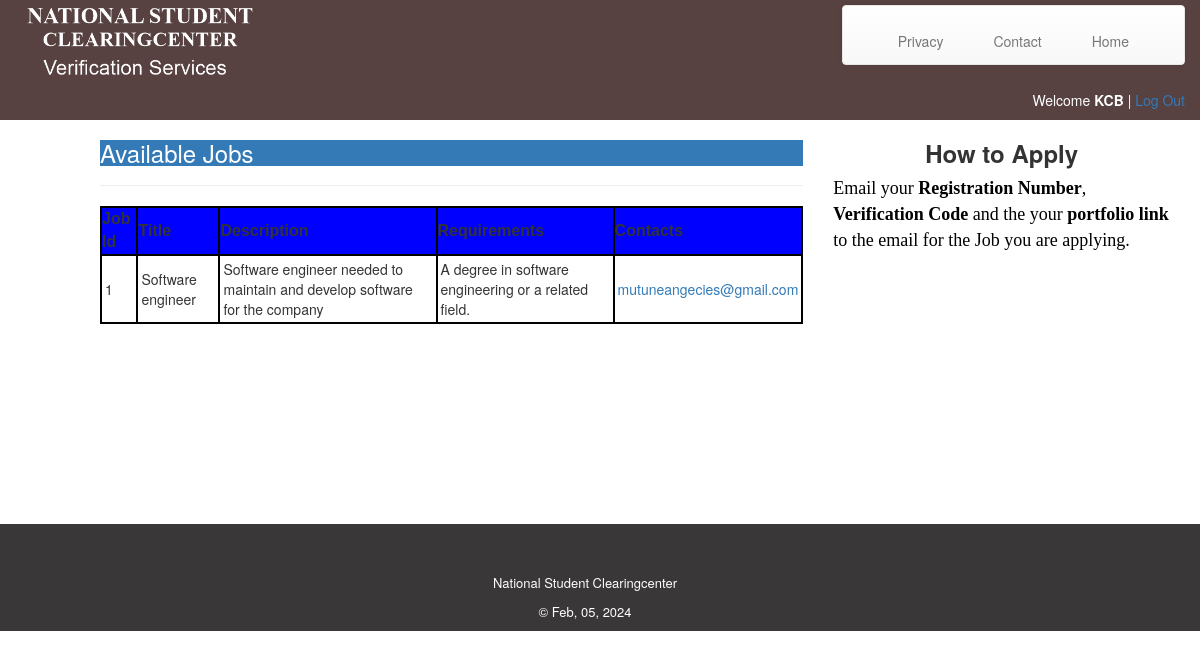
The app's page /vericert/jobs.php (signed in) with its own data.
### tables this page shows
CREATE TABLE IF NOT EXISTS `jobs` (
  `id` int(11) NOT NULL AUTO_INCREMENT,
  `title` varchar(255) NOT NULL,
  `description` varchar(255) NOT NULL,
  `requirements` varchar(255) NOT NULL,
  `contacts` varchar(200) NOT NULL,
  PRIMARY KEY (`id`)
);

### vericert/jobs.php (the view, shortened to what this page needs)
<?php
 $login_session= $_SESSION['username'];
?>
<!DOCTYPE html>
<html>
<head>
    <link rel="stylesheet" href="jobs/bootstrap/css/bootstrap.min.css">
    <link rel="stylesheet" href="jobs/css/styles.css">
    <link rel="stylesheet" href="jobs/css/untitled.css">
    <link rel="stylesheet" href="jobs/css/untitled-1.css">
</head>
<body>
    <header>
        <div class="container" id="topcontainer"><img src="jobs/img/headerlogo2.PNG" height="90">
            <nav class="navbar navbar-default">
                <div class="container-fluid">
                    <div class="navbar-header">
                        <a class="navbar-brand navbar-link" href="#"> </a>
                    </div>
                    <div class="collapse navbar-collapse" id="navcol-1">
                        <ul class="nav navbar-nav">
                            <li role="presentation"><a href="#">Privacy </a></li>
                            <li role="presentation"><a href="contact.php">Contact </a></li>
                            <li role="presentation"><a href="index.php">Home </a></li>
                        </ul>
                    </div>
                </div>
            </nav>
            <p class="text-right" id="head">Welcome <strong> <?php echo $login_session;?> </strong>| <a href="logout.php">Log Out</a></p>
        </div>
    </header>
    <section id="mid">
        <form>
            <div class="row">
                <div class="col-md-8 col-md-offset-0">
                    <div class="page-header">
                        <h3 class="text-primary bg-primary">Available Jobs</h3></div>
                        <?php
$db = new mysqli('localhost', 'root', '', 'vericert' );
$query = "SELECT * FROM jobs ";
$result = mysqli_query($db, $query);
if($result->num_rows > 0) {
   echo "<table><tr>
   <th>Job Id</th> <th><b>Title</th> <th>Description</th> <th>Requirements</th> <th>Contacts</th></tr>";
 while($row = $result->fetch_assoc()) {
	 echo  "<tr><td>" .$row["id"].  "</td>
	 <td>" .$row["title"]. "</a></td>
	 <td>" .$row["description"]. "</td>
	 <td>" .$row["requirements"]. "</td>
	 <td><a href='mailto:'>".$row["contacts"]. "</a></td>
	  </tr>" ;
    }
	echo "</table>";
    };
?>
                </div>
                <div class="col-md-4">
                    <h3 class="text-center"><strong>How to Apply</strong></h3>
                    <p class="how">Email your <strong>Registration Number</strong>, <strong>Verification Code</strong> and the your <strong>portfolio link</strong> to the email for the Job you are applying.</p>
                </div>
            </div>
        </form>
    </section>
    <footer>
        <div class="row">
            <div class="col-md-4 col-md-offset-4" id="footer">
                <p class="text-center">National Student Clearingcenter </p>
                <p class="text-center"> &copy; <?php echo DATE("M, d, Y");?></p>
            </div>
        </div>
    </footer>
</body>
</html>

### vericert/jobs/css/styles.css (style rules this page uses)
img { padding:3px; }
footer { height:auto; background-color:rgb(57,55,55); width:100%; }
p.text-center { color:white; font-size:small; }
div.row { width:100%; height:auto; }
div#footer.col-md-4.col-md-offset-4 { padding-top:50px; }
p { color:rgb(1,1,1); }
nav.navbar.navbar-default { float:right; height:60px; margin-top:5px; }
p#head.text-right { color:white; }
.page-header { padding-bottom:9px; margin-top:0px; }
form { height:auto; display:block; margin-bottom:10px; width:auto; }
section#mid { background-color:white; height:auto; width:inherit; display:block; margin-left:100px; margin-bottom:200px; }
section { height:auto; width:300px; display:block; margin-left:50px; }
li { margin:10px; }
div#topcontainer.container { height:120px; width:inherit; background-color:rgb(88,65,65); }
p.how { font-size:large; font-family:vernada; }
table, td { border: 2px solid black; padding: 3px; }
th { font-family:Verdana, Geneva, sans-serif; font-size:16px; border: 2px solid black; background-color:#00F; }

### records on screen
jobs: id "1", title "Software engineer", description "Software engineer needed to maintain and develop software for the company", requirements "A degree in software engineering or a related field.", contacts "mutuneangecies@gmail.com"

### other values on screen
$login_session "KCB"
DATE("M, d, Y") "Feb, 05, 2024"
